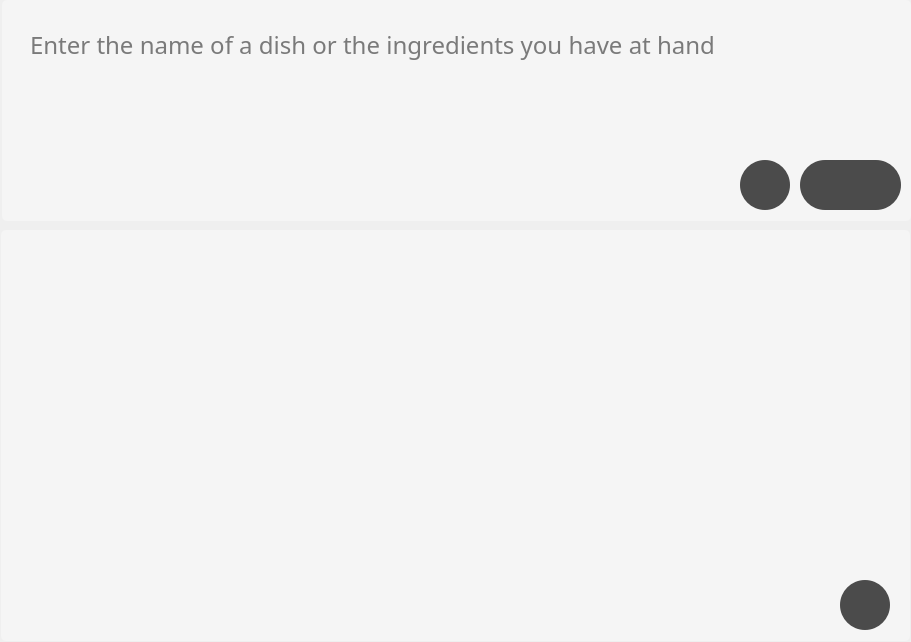
<?xml version="1.0" encoding="UTF-8"?>
<ui version="4.0">
 <class>MainWindow</class>
 <widget class="QMainWindow" name="MainWindow">
  <property name="geometry">
   <rect>
    <x>0</x>
    <y>0</y>
    <width>911</width>
    <height>642</height>
   </rect>
  </property>
  <property name="sizePolicy">
   <sizepolicy hsizetype="Fixed" vsizetype="Fixed">
    <horstretch>0</horstretch>
    <verstretch>0</verstretch>
   </sizepolicy>
  </property>
  <property name="windowTitle">
   <string>Virtual Chef</string>
  </property>
  <property name="windowIcon">
   <iconset>
    <normaloff>resources/logo.png</normaloff>resources/logo.png</iconset>
  </property>
  <property name="windowOpacity">
   <double>1.000000000000000</double>
  </property>
  <property name="styleSheet">
   <string notr="true"/>
  </property>
  <property name="tabShape">
   <enum>QTabWidget::TabShape::Rounded</enum>
  </property>
  <widget class="QWidget" name="centralwidget">
   <property name="styleSheet">
    <string notr="true">QLabel {
	color: rgb(0, 0, 0);
  	padding: 10px;
  	border: none;
  	border-radius: 5px;
  	background-color: #f5f5f5;
  	width: 100%;
}

QLabel:hover {
	outline: none;
 	background-color: #fff;
}

QPushButton {
	border: none;
	border-radius: 25px;
	background-color: rgb(75, 75, 75);
	color: rgb(75, 75, 75);
	color: white;
	font-weight: bold;
	font-size: 14px;
	padding: 10px 20px;
}
    
QPushButton:hover {
	background-color: #686868;
}

QTextEdit {
	color: rgb(0, 0, 0);
  	padding: 10px;
	padding-left: 24px;
	padding-top: 24px;
  	border: none;
  	border-radius: 5px;
  	background-color: #f5f5f5;
  	width: 100%;
}

QTextEdit:focus {
	outline: none;
 	background-color: #fff;
}</string>
   </property>
   <widget class="QTextEdit" name="inpt">
    <property name="geometry">
     <rect>
      <x>2</x>
      <y>0</y>
      <width>909</width>
      <height>221</height>
     </rect>
    </property>
    <property name="font">
     <font>
      <family>Dubai</family>
      <pointsize>18</pointsize>
     </font>
    </property>
    <property name="cursor" stdset="0">
     <cursorShape>IBeamCursor</cursorShape>
    </property>
    <property name="styleSheet">
     <string notr="true"/>
    </property>
    <property name="frameShape">
     <enum>QFrame::Shape::Box</enum>
    </property>
    <property name="frameShadow">
     <enum>QFrame::Shadow::Plain</enum>
    </property>
    <property name="lineWidth">
     <number>1</number>
    </property>
    <property name="midLineWidth">
     <number>0</number>
    </property>
    <property name="sizeAdjustPolicy">
     <enum>QAbstractScrollArea::SizeAdjustPolicy::AdjustIgnored</enum>
    </property>
    <property name="html">
     <string>&lt;!DOCTYPE HTML PUBLIC &quot;-//W3C//DTD HTML 4.0//EN&quot; &quot;http://www.w3.org/TR/REC-html40/strict.dtd&quot;&gt;
&lt;html&gt;&lt;head&gt;&lt;meta name=&quot;qrichtext&quot; content=&quot;1&quot; /&gt;&lt;meta charset=&quot;utf-8&quot; /&gt;&lt;style type=&quot;text/css&quot;&gt;
p, li { white-space: pre-wrap; }
hr { height: 1px; border-width: 0; }
li.unchecked::marker { content: &quot;\2610&quot;; }
li.checked::marker { content: &quot;\2612&quot;; }
&lt;/style&gt;&lt;/head&gt;&lt;body style=&quot; font-family:'Dubai'; font-size:18pt; font-weight:400; font-style:normal;&quot;&gt;
&lt;p style=&quot;-qt-paragraph-type:empty; margin-top:12px; margin-bottom:12px; margin-left:0px; margin-right:0px; -qt-block-indent:0; text-indent:0px;&quot;&gt;&lt;br /&gt;&lt;/p&gt;&lt;/body&gt;&lt;/html&gt;</string>
    </property>
    <property name="acceptRichText">
     <bool>false</bool>
    </property>
    <property name="placeholderText">
     <string>Enter the name of a dish or the ingredients you have at hand</string>
    </property>
   </widget>
   <widget class="QPushButton" name="button">
    <property name="geometry">
     <rect>
      <x>800</x>
      <y>160</y>
      <width>101</width>
      <height>50</height>
     </rect>
    </property>
    <property name="toolTip">
     <string>Submit</string>
    </property>
    <property name="text">
     <string/>
    </property>
    <property name="icon">
     <iconset>
      <normaloff>resources/generate.png</normaloff>resources/generate.png</iconset>
    </property>
    <property name="iconSize">
     <size>
      <width>48</width>
      <height>22</height>
     </size>
    </property>
   </widget>
   <widget class="QPushButton" name="speak_button">
    <property name="geometry">
     <rect>
      <x>840</x>
      <y>580</y>
      <width>50</width>
      <height>50</height>
     </rect>
    </property>
    <property name="toolTip">
     <string>speak out the recipe</string>
    </property>
    <property name="text">
     <string/>
    </property>
    <property name="icon">
     <iconset>
      <normaloff>resources/vol.png</normaloff>resources/vol.png</iconset>
    </property>
    <property name="iconSize">
     <size>
      <width>48</width>
      <height>20</height>
     </size>
    </property>
   </widget>
   <widget class="QScrollArea" name="scrollArea">
    <property name="geometry">
     <rect>
      <x>1</x>
      <y>230</y>
      <width>909</width>
      <height>411</height>
     </rect>
    </property>
    <property name="frameShape">
     <enum>QFrame::Shape::NoFrame</enum>
    </property>
    <property name="widgetResizable">
     <bool>true</bool>
    </property>
    <widget class="QWidget" name="scrollAreaWidgetContents">
     <property name="geometry">
      <rect>
       <x>0</x>
       <y>0</y>
       <width>909</width>
       <height>411</height>
      </rect>
     </property>
     <layout class="QVBoxLayout" name="verticalLayout">
      <property name="spacing">
       <number>0</number>
      </property>
      <property name="leftMargin">
       <number>0</number>
      </property>
      <property name="topMargin">
       <number>0</number>
      </property>
      <property name="rightMargin">
       <number>0</number>
      </property>
      <property name="bottomMargin">
       <number>0</number>
      </property>
      <item>
       <widget class="QLabel" name="output_label">
        <property name="font">
         <font>
          <family>Dubai</family>
          <pointsize>16</pointsize>
         </font>
        </property>
        <property name="cursor">
         <cursorShape>IBeamCursor</cursorShape>
        </property>
        <property name="text">
         <string/>
        </property>
        <property name="wordWrap">
         <bool>true</bool>
        </property>
        <property name="margin">
         <number>24</number>
        </property>
        <property name="textInteractionFlags">
         <set>Qt::TextInteractionFlag::LinksAccessibleByMouse|Qt::TextInteractionFlag::TextSelectableByKeyboard|Qt::TextInteractionFlag::TextSelectableByMouse</set>
        </property>
       </widget>
      </item>
     </layout>
    </widget>
   </widget>
   <widget class="QPushButton" name="talk_button">
    <property name="geometry">
     <rect>
      <x>740</x>
      <y>160</y>
      <width>50</width>
      <height>50</height>
     </rect>
    </property>
    <property name="toolTip">
     <string>Speech</string>
    </property>
    <property name="text">
     <string/>
    </property>
    <property name="icon">
     <iconset>
      <normaloff>resources/talk.png</normaloff>resources/talk.png</iconset>
    </property>
    <property name="iconSize">
     <size>
      <width>48</width>
      <height>20</height>
     </size>
    </property>
   </widget>
   <zorder>inpt</zorder>
   <zorder>button</zorder>
   <zorder>scrollArea</zorder>
   <zorder>speak_button</zorder>
   <zorder>talk_button</zorder>
  </widget>
 </widget>
 <resources/>
 <connections/>
</ui>
